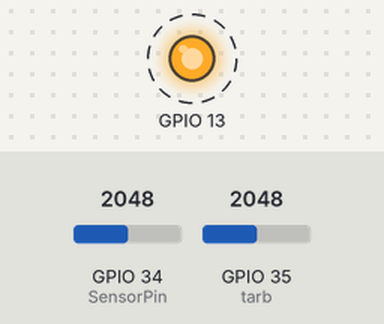
Simulated run of this sketch. Board: ESP32. Parts: output pins drawn as LEDs (lit = HIGH). Dashed ring = blinking. The inputs (shaded band) are chosen by the test bench; at power-on: GPIO 34 (SensorPin) = 2048, GPIO 35 (tarb) = 2048. WiFi joins after 1.5 s; servers stay silent unless stated; what the sketch prints to the serial monitor is not drawn.

Above: at 2.4 s.
Timing chart, 0 to 4.8 s (numbered marks = the images above):
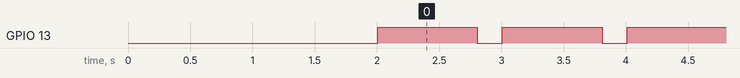

The sketch:

ph_sensor_and_turbidity_code.ino
```cpp
#define BLYNK_PRINT Serial
#include <WiFi.h>
#include <WiFiClient.h>
#include <BlynkSimpleEsp32.h>
#include <LiquidCrystal_I2C.h>

#define SensorPin 34          // the pH meter Analog output is connected with the Arduino’s Analog
unsigned long int avgValue;  //Store the average value of the sensor feedback

int buf[10],temp;
 char auth[] = "bXNMUTvSEZ_rKIELlu3XljA1VacE4jQ0";
int tarb=35;
char ssid[] = "door";
char pass[] = "12345678";


float volt;
float ntu;

void setup()
{
  Serial.begin(115200);
  Serial.println("Connecting to ");
  Serial.println(ssid);
  WiFi.begin(ssid, pass);
  while (WiFi.status() != WL_CONNECTED)
     {
            delay(500);
            Serial.print(".");
     }
      Serial.println("");
      Serial.println("WiFi connected");
        Blynk.begin(auth, ssid, pass);
  pinMode(13,OUTPUT);
    pinMode(tarb,INPUT);
  Serial.begin(9600);
  Serial.println("Ready");    //Test the serial monitor
}
void loop()
{
  Blynk.run();
tarbidity();

  for(int i=0;i<10;i++)       //Get 10 sample value from the sensor for smooth the value
  {
    buf[i]=analogRead(SensorPin);
    delay(10);
  }
  for(int i=0;i<9;i++)        //sort the analog from small to large
  {
    for(int j=i+1;j<10;j++)
    {
      if(buf[i]>buf[j])
      {
        temp=buf[i];
        buf[i]=buf[j];
        buf[j]=temp;
      }
    }
  }
  avgValue=0;
  for(int i=2;i<8;i++)                      //take the average value of 6 center sample
    avgValue+=buf[i];
  float phValue=(float)avgValue*5.0/1024/6; //convert the analog into millivolt
  phValue-=5;
  //float PhValue=3.5*phValue;                      //convert the millivolt into pH value
 Blynk.virtualWrite(V1,phValue);
  Serial.print("    pH:");

   Serial.print(phValue,2);
 if(phValue>6.5 && phValue<8.00 )
 {
   Blynk.virtualWrite(V3,"drinkable water");
  }
  else
  {
       Blynk.virtualWrite(V3,"not drinkable water");
    }
  Serial.println(" ");
  digitalWrite(13, HIGH);
  delay(800);
  digitalWrite(13, LOW);

}

void tarbidity()
{
 int sensorValue = analogRead(tarb);
 Serial.println(sensorValue);

  volt = 0;
    for(int i=0; i<800; i++)
    {
        volt += ((float)analogRead(tarb)/1023)*5;
    }
    volt = volt/800;
    volt = round_to_dp(volt,2);
    volt=volt*2.41;
    if(volt < 2.5)
    {
     ntu = 3000;
    }
    else
   {
     ntu = -1120.4*20+5742.3*volt-4353.8;
   }
  ntu = 1120.4*20+5742.3*volt-4353.8;
  Blynk.virtualWrite(V2,volt);

    delay(10);
}

float round_to_dp( float in_value, int decimal_place )
{
  float multiplier = powf( 10.0f, decimal_place );
  in_value = roundf( in_value * multiplier ) / multiplier;
  return in_value;
}
```

Measured:
- by itself, GPIO 13: alternates HIGH for 0.80 s and LOW for 0.20 s
